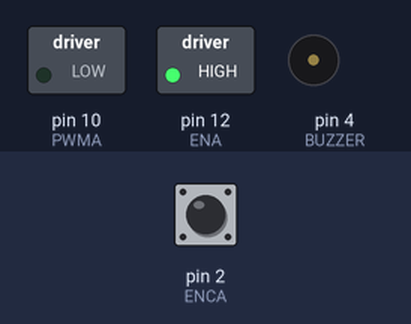
Bench run of a sketch on a simulated Arduino Uno, built with avr-gcc and run on an emulated ATmega328P. Shown: switched loads named in the sketch (green lamp = pin HIGH), buzzer (waves = sounding, pin HIGH). The inputs (shaded band) are chosen by the test bench; at power-on: pin 2 (ENCA) HIGH.

Above: at 0.1 s.
At 0.6 s:
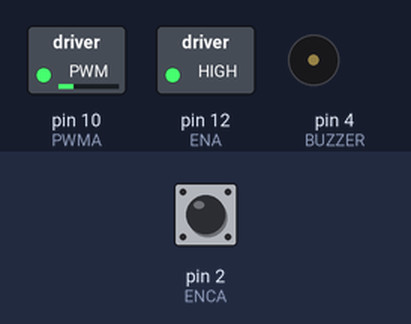
Timing chart, 0 to 39.3 s (numbered marks = the images above):
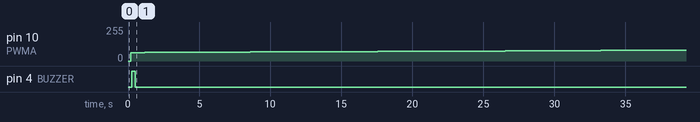

The sketch:

rpmController_pid.ino
```cpp
#include <util/atomic.h> // For the ATOMIC_BLOCK macro
#include <math.h>
#include <PID_v1.h>

#define ENCA 2 // YELLOW
#define ENCB 3 // WHITE
#define PWMA 10 //motor pwm
#define ENA 12 //motor enable / direction
#define BUZZER 4

#define GEARRATIO 19.0
#define ENCODERIPR 16.0

#define TARGET_RPM 450.00

#define DEBUG_MODE 0 //turning this on will make calculations inaccurate because of the processing requirement of the serial output

double heatUpRpm[] = {230.00, 280.00, 330.00, 380.00, 450.00};
int heatUpPwm[] = {29000, 33000, 38000, 48000, 56000};
int heatUpStepLength = 5;
int heatUpStepMinTime = 10000; //millis
int heatUpStep = 0;
unsigned long heatUpStepMillis = 0;


volatile double revolutions = 0;
double rev0 = 0;
double itc = 0; //interrupt count
int itcSampleRate = 20000; //microseconds
int itcSampleRateMoreMagic = itcSampleRate-8; //don't ask about the -8
unsigned long lastMicros = 0;
unsigned long slowLoopMillis = 0;
unsigned long buzzerMillis = 0;
int buzzerBeepCounter = 0;
int buzzerBeepState = 0;
double currentPwm = 16000;
double currentPwmDelta = 0;
double itcCurrentTarget = 0;
double itcPositionDiff = 0;
double itcPositionTarget = 0; //should remain 0

double Kp=0.1, Ki=0, Kd=6;
PID myPID(&itcPositionDiff, &currentPwmDelta, &itcPositionTarget, Kp, Ki, Kd, DIRECT);

void setup() {
  if(DEBUG_MODE != 0){
    Serial.begin(9600);
  }
  pinMode(ENCA,INPUT);
  pinMode(ENCB,INPUT);
  attachInterrupt(digitalPinToInterrupt(ENCA),readEncoder,RISING);

  pinMode(PWMA,OUTPUT);
  pinMode(ENA,OUTPUT);
  digitalWrite(ENA, HIGH);
  pinMode(BUZZER,OUTPUT);
  digitalWrite(BUZZER, LOW);
  delay(200);
  buzzerBeep(1);
  myPID.SetMode(AUTOMATIC);
  myPID.SetOutputLimits(-100.0, 100.0);
  //set the timer 1 PWM to 16 bits
  TCCR1A = (1 << WGM11) | (1 << COM1B1);
  TCCR1B = (1 << WGM13) | (1 << WGM12) | (1 << CS10);
  ICR1 = 65535;
  OCR1B = 0;
}

void loop() {
  //count rpm
  ATOMIC_BLOCK(ATOMIC_RESTORESTATE) {
    rev0 += revolutions;
    revolutions = 0;
  }
  if (micros() - lastMicros >= itcSampleRateMoreMagic || micros() < lastMicros) {
    lastMicros = micros();
    itc = rev0;
    rev0 = 0;
    //
    itcPositionDiff += (itc - itcCurrentTarget);
    if(itcPositionDiff < (itcCurrentTarget*-1)){
      itcPositionDiff = itcCurrentTarget *-1;
    }
    if(itcPositionDiff > itcCurrentTarget){
      itcPositionDiff = itcCurrentTarget;
    }
    myPID.Compute();
    currentPwm += currentPwmDelta;
    if (currentPwm<0.0) currentPwm =0.0;
    if (currentPwm>65535.0) currentPwm = 65535.0;
    unsigned int tpwm = (unsigned int) currentPwm;
    OCR1B = tpwm;

    if (millis() - slowLoopMillis >= 1000) {
      //slow loop
      if(heatUpStep < heatUpStepLength) {
        if(heatUpStepMillis < millis()){
          if(itcCurrentTarget == 0){
            //no ipm target set, start heat up sequence
            itcCurrentTarget = rpmToItc(heatUpRpm[heatUpStep]);
            heatUpStepMillis = millis() + heatUpStepMinTime;
          }
          //heatup mode
          if(itc >= itcCurrentTarget && tpwm < heatUpPwm[heatUpStep]){
            //heat up pwm reached, increase heatupstep
            heatUpStep += 1;
            if(heatUpStep < heatUpStepLength){
              itcCurrentTarget = rpmToItc(heatUpRpm[heatUpStep]);
              heatUpStepMillis = millis() + heatUpStepMinTime;
              buzzerBeep(1);
            }else{
              //heat up complete
              itcCurrentTarget = rpmToItc(TARGET_RPM);
              buzzerBeep(3);
            }
          }
        }
      }
      //debug prints
      if(DEBUG_MODE == 1){
        Serial.print("RPM =\t");
        Serial.print(itcToRpm(itc));
        Serial.print("\t TARGET =\t");
        Serial.print(itcCurrentTarget);
        Serial.print("\t ITC =\t");
        Serial.print(itc);
        Serial.print("\t POSITION DIFF =\t");
        Serial.print(itcPositionDiff);
        Serial.print("\t PWM =\t");
        Serial.print(currentPwm);
        Serial.print("\t PWMD =\t");
        Serial.println(currentPwmDelta);
      }
      if(DEBUG_MODE == 2){
        Serial.print(itcToRpm(itc));
        Serial.print("  ");
        Serial.println(itcToRpm(itcCurrentTarget));
      }
      slowLoopMillis = millis();
    }
    handleBuzzer();
  }
}

void buzzerBeep (int beepTimes){
  buzzerBeepCounter = beepTimes*2;
}

void handleBuzzer (){
  if(buzzerBeepCounter > 0){
    if (millis() - buzzerMillis >= 250){
      if(buzzerBeepState == 0){
        digitalWrite(BUZZER, HIGH);
        buzzerBeepState = 1;
      }else{
        digitalWrite(BUZZER, LOW);
        buzzerBeepState = 0;
      }
      buzzerBeepCounter = buzzerBeepCounter - 1;
      buzzerMillis = millis();
    }
  }
}

int rpmToItc(double rpmToConvert){
  return int((rpmToConvert * GEARRATIO * ENCODERIPR) / (60000000/itcSampleRate));
}

double itcToRpm(double itcToConvert){
  return double(itcToConvert * (60000000/itcSampleRate)) / double(ENCODERIPR) / double(GEARRATIO);
}


void readEncoder(){
  revolutions++;
}
```

Measured:
- by itself, pin 10 (PWMA): moves from 0/255 to 81/255 over 37.6 s
- by itself, pin 4 (BUZZER): LOW → HIGH at 0.26 s, → LOW 0.26 s later
